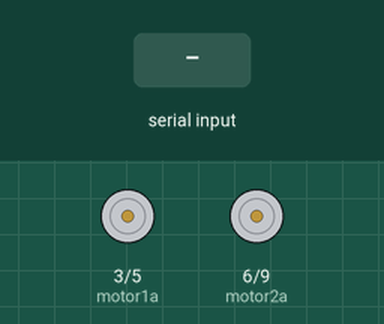
Bench run of a sketch on a simulated Arduino Uno, built with avr-gcc and run on an emulated ATmega328P. On the bench: motor-driver pin pairs drawn as motors (green arrow = first pin HIGH = forward, orange = second pin HIGH = backward, longer = more drive). The inputs (shaded band) are chosen by the test bench.

Above: at 1.2 s.
1.3 s: "w" received over Serial
At 1.8 s:
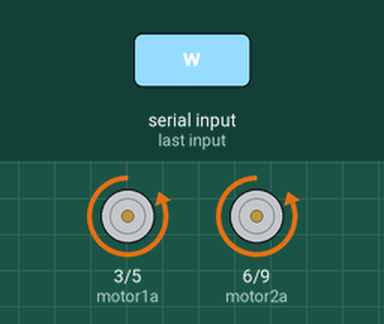
2.8 s: "s" received over Serial
At 4.0 s:
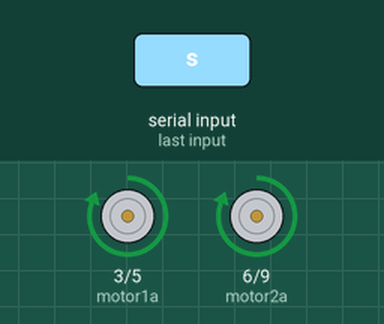
4.3 s: "d" received over Serial
At 4.48 s:
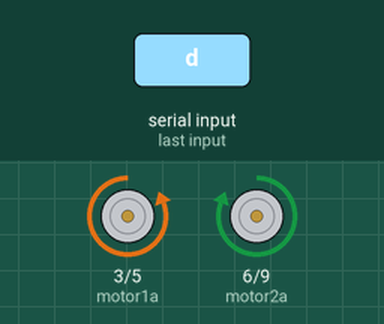
6.1 s: "a" received over Serial
At 6.28 s:
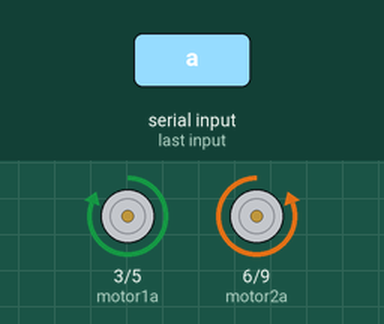
Timing chart, 0 to 8.9 s (numbered marks = the images above; inputs shaded):
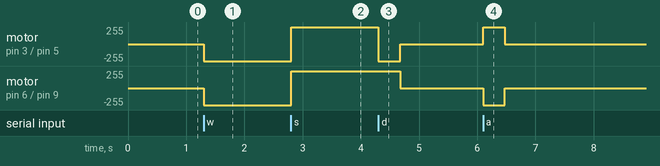

The sketch:

Arduino.ino
```cpp
int motor1a = 3;
int motor1b = 5;
int motor2a = 6;
int motor2b = 9;

char c;

void setup() {
  pinMode(motor1a, OUTPUT);
  pinMode(motor1b, OUTPUT);
  pinMode(motor2a, OUTPUT);
  pinMode(motor2b, OUTPUT);
  Serial.begin(9600);
  c = 'o';
}
void inainte()
{
  digitalWrite(motor1b,HIGH);
  digitalWrite(motor2b,HIGH);
  digitalWrite(motor1a,LOW);
  digitalWrite(motor2a,LOW);
}
void inapoi()
{
  digitalWrite(motor1a,HIGH);
  digitalWrite(motor2a,HIGH);
  digitalWrite(motor1b,LOW);
  digitalWrite(motor2b,LOW);
}
void stanga()
{
  digitalWrite(motor1b,LOW);
  digitalWrite(motor2b,HIGH);
  digitalWrite(motor1a,HIGH);
  digitalWrite(motor2a,LOW);
}
void dreapta()
{
  digitalWrite(motor1b,HIGH);
  digitalWrite(motor2b,LOW);
  digitalWrite(motor1a,LOW);
  digitalWrite(motor2a,HIGH);
}
void opreste()
{
  digitalWrite(motor1b,LOW);
  digitalWrite(motor2b,LOW);
  digitalWrite(motor1a,LOW);
  digitalWrite(motor2a,LOW);
}

void loop() {
  if(Serial.available() > 0){
    c=Serial.read();
  }
  if(c=='w') { inainte(); }
  if(c=='s') { inapoi(); }
  if(c=='d')
  {
    dreapta();
    delay(375);
    c='o';
  }
  if(c=='a')
  {
    stanga();
    delay(375);
    c='o';
  }
  if(c=='o'){ opreste();}
  if(c=='q')
  {
    stanga();
    delay(170);
    c='o';
   }
  if(c=='e')
  {
    dreapta();
    delay(170);
    c='o';
  }
  }
```

Measured:
- after the input at 1.3 s, motor on pin 3 (motor1a) / pin 5 (motor1b), motor on pin 6 (motor2a) / pin 9 (motor2b): stopped → backward 255/255 at once
- after the input at 2.8 s, motor on pin 3 (motor1a) / pin 5 (motor1b), motor on pin 6 (motor2a) / pin 9 (motor2b): backward 255/255 → forward 255/255 at once
- after the input at 4.3 s, motor on pin 3 (motor1a) / pin 5 (motor1b): forward 255/255 → backward 255/255 at once, → stopped 0.38 s later; motor on pin 6 (motor2a) / pin 9 (motor2b): forward 255/255 → stopped after 0.38 s
- after the input at 6.1 s, motor on pin 3 (motor1a) / pin 5 (motor1b): stopped → forward 255/255 at once, → stopped 0.38 s later; motor on pin 6 (motor2a) / pin 9 (motor2b): stopped → backward 255/255 at once, → stopped 0.38 s later
